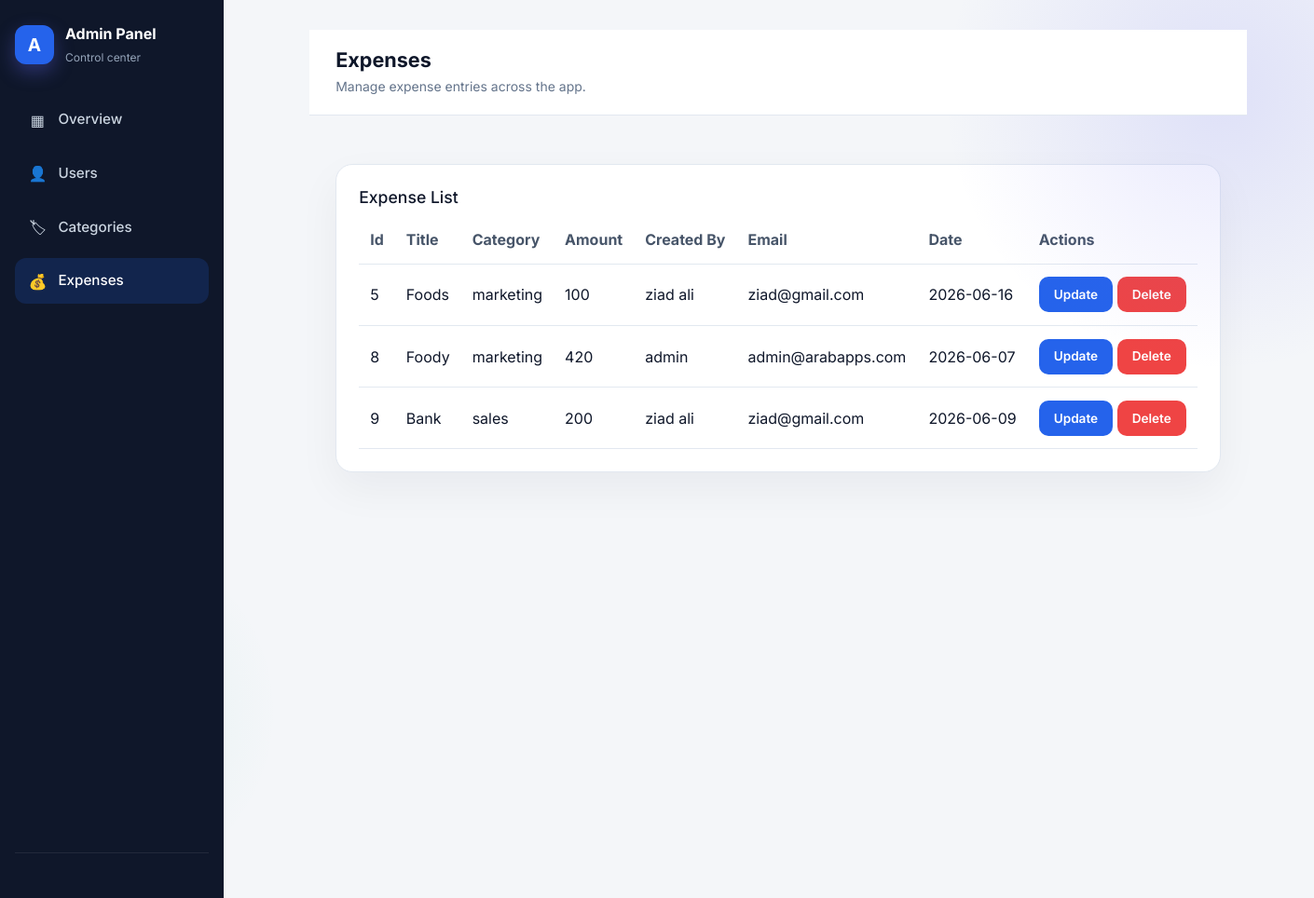
Page /admin/expenses.php (signed in) on the committed database.
### tables this page shows
CREATE TABLE `expenses` (
  `id` int(11) NOT NULL,
  `title` varchar(255) NOT NULL,
  `id_category` int(255) NOT NULL,
  `amount` int(255) NOT NULL,
  `date` date NOT NULL DEFAULT current_timestamp(),
  `id_user` int(11) NOT NULL
);

CREATE TABLE `category` (
  `id` int(11) NOT NULL,
  `name` varchar(255) NOT NULL
);

CREATE TABLE `users` (
  `id` int(11) NOT NULL,
  `name` varchar(255) NOT NULL,
  `password` int(20) NOT NULL,
  `email` varchar(255) NOT NULL,
  `id_role` int(11) NOT NULL
);

### expenses/all_expense.php (called while the page is built, shortened)
<?php
class Expense
{
    public function getAll()
    {
        $conn = new mysqli("localhost","root","","system");
        $result = $conn->query("SELECT * FROM expenses");
        $expenses = [];
        while($row = $result->fetch_assoc()) {
            $expenses[] = $row;
        }
        return $expenses;
    }
}
?>

### category/category.php (called while the page is built, shortened)
<?php
class Category{
    public function getById($id){
        $conn=new mysqli("localhost","root","","system");
        $select="SELECT * FROM category Where id=?";
        $stmt=$conn->prepare($select);
        $stmt->bind_param("i",$id);
        $stmt->execute();
        return $stmt->get_result()->fetch_assoc();
    }
}
?>

### admin/users/select.php (called while the page is built, shortened)
<?php
class User{
public function getById($id){
 $conn=new mysqli("localhost","root","","system");
 $select="SELECT * FROM users where id=?";
 $stmt=$conn->prepare($select);
 $stmt->bind_param('i',$id);
 $stmt->execute();
 return $stmt->get_result()->fetch_assoc();
}
}
?>

### admin/expenses.php (the view, shortened to what this page needs)
<?php
include "sidbar.php";
require ('../expenses/all_expense.php');
require ('../category/category.php');
require ('users/select.php');
$category = new Category();
$users=new User();
$expense  = new Expense();
$expenseData=$expense->getAll();
?>
    <div class="main admin-main">
      <header class="topbar admin-topbar">
        <div class="topbar-title">
          <h1 class="admin-title">Expenses</h1>
          <p class="admin-subtitle">Manage expense entries across the app.</p>
        </div>
      </header>
      <main class="content admin-content">
        <section class="view active" id="view-expenses">
          <article class="panel mt-4">
            <h2>Expense List</h2>
            <table class="admin-table">
              <thead>
                <tr>
                  <th>Id</th>
                  <th>Title</th>
                  <th>Category</th>
                  <th>Amount</th>
                  <th>Created By</th>
                  <th>Email</th>
                  <th>Date</th>
                  <th>Actions</th>
                </tr>
              </thead>
              <tbody id="adminExpenseTable">
                 <?php
                        foreach($expenseData as $data)
                        {
                            ?>
                            <tr>
                                <td><?= $data['id'] ?></td>
                                <td><?= $data['title'] ?></td>
                                <td>
                                    <?= $category->getById($data['id_category'])['name'] ?>
                                </td>
                                <td><?= $data['amount'] ?></td>
                                <td><?=$users->getById($data['id_user'])['name']?></td>
                                <td><?=$users->getById($data['id_user'])['email']?></td>
                                <td>
                                    <?= date('Y-m-d', strtotime($data['date'])) ?>
                                </td>
                                <td>
                                    <a
                                        href="?method=update&id=<?= $data['id'] ?>"
                                        class="btn btn-primary btn-sm"
                                    >
                                        Update
                                    </a>
                                    <a
                                        href="expenses/delete.php?id=<?= $data['id'] ?>"
                                        class="btn btn-danger btn-sm"
                                        onclick="return confirm('Are you sure?')"
                                    >
                                        Delete
                                    </a>
                                </td>
                            </tr>
                            <?php
                        }
                        ?>
              </tbody>
            </table>
          </article>
        </section>
      </main>
    </div>
  </div>
</body>
</html>

### admin/sidbar.php (shortened to what this page needs)
<!DOCTYPE html>
<html lang="en">
<head>
  <link href="https://cdnjs.cloudflare.com/ajax/libs/bootstrap/5.3.2/css/bootstrap.min.css" rel="stylesheet"/>
  <link href="https://cdnjs.cloudflare.com/ajax/libs/font-awesome/6.5.0/css/all.min.css" rel="stylesheet"/>
  <link href="../styles.css" rel="stylesheet"/>
  <link href="../css/auth.css" rel="stylesheet"/>
  <link href="../css/admin.css" rel="stylesheet"/>
</head>
<body>
  <div class="app admin-app">
    <aside class="sidebar admin-sidebar">
      <div class="sidebar-brand">
        <div class="brand-icon">A</div>
        <div>
          <strong>Admin Panel</strong>
          <span>Control center</span>
        </div>
      </div>
      <nav class="sidebar-nav admin-nav">
        <a href="overview.php" class="nav-item active"><span class="nav-icon">▦</span> Overview</a>
        <a href="users.php" class="nav-item"><span class="nav-icon">👤</span> Users</a>
        <a href="categories.php" class="nav-item"><span class="nav-icon">🏷</span> Categories</a>
        <a href="expenses.php" class="nav-item"><span class="nav-icon">💰</span> Expenses</a>
      </nav>
      <div class="sidebar-footer admin-sidebar-footer">
      </div>
    </aside>

### styles.css (style rules this page uses)
*, *::before, *::after { margin: 0; padding: 0; box-sizing: border-box; }
:root { --bg: #f4f6f9; --surface: #ffffff; --sidebar: #0f172a; --sidebar-text: #94a3b8; --sidebar-active: #ffffff; --text: #0f172a; --text-muted: #64748b; --border: #e2e8f0; --primary: #2563eb; --primary-hover: #1d4ed8; --primary-light: #eff6ff; --danger: #ef4444; --danger-light: #fef2f2; --success: #10b981; --radius: 10px; --radius-lg: 14px; --shadow: 0 1px 3px rgba(15, 23, 42, 0.08); --shadow-lg: 0 10px 30px rgba(15, 23, 42, 0.1); --font: 'Inter', sans-serif; --sidebar-width: 260px; }
body { font-family: var(--font); background: var(--bg); color: var(--text); line-height: 1.5; }
.app { display: flex; min-height: 100vh; }
.sidebar { width: var(--sidebar-width); background: var(--sidebar); color: var(--sidebar-text); display: flex; flex-direction: column; padding: 1.5rem; position: fixed; inset-block: 0; inset-inline-start: 0; z-index: 200; transition: transform 0.3s ease; }
.sidebar-brand { display: flex; align-items: center; gap: 0.85rem; margin-bottom: 2.5rem; }
.brand-icon { width: 42px; height: 42px; background: var(--primary); color: #fff; border-radius: var(--radius); display: grid; place-items: center; font-size: 1.25rem; font-weight: 700; }
.sidebar-brand strong { display: block; color: #fff; font-size: 1rem; }
.sidebar-brand span { font-size: 0.75rem; }
.sidebar-nav { display: flex; flex-direction: column; gap: 0.35rem; flex: 1; }
.nav-item { display: flex; align-items: center; gap: 0.75rem; padding: 0.75rem 1rem; background: none; border: none; border-radius: var(--radius); color: var(--sidebar-text); font-size: 0.95rem; font-weight: 500; cursor: pointer; text-align: start; transition: background 0.2s, color 0.2s; }
.sidebar-nav a { text-decoration: none; color: inherit; }
.nav-item.active { background: rgba(37, 99, 235, 0.2); color: var(--sidebar-active); }
.nav-icon { font-size: 1rem; width: 1.25rem; text-align: center; }
.sidebar-footer { padding-top: 1.5rem; border-top: 1px solid rgba(255, 255, 255, 0.08); }
.main { flex: 1; margin-inline-start: var(--sidebar-width); min-width: 0; }
.topbar { background: var(--surface); border-bottom: 1px solid var(--border); padding: 1.25rem 2rem; display: flex; align-items: center; gap: 1rem; position: sticky; top: 0; z-index: 50; }
.topbar-title { flex: 1; }
.topbar-title h1 { font-size: 1.35rem; font-weight: 700; }
.topbar-title p { font-size: 0.875rem; color: var(--text-muted); }
.content { padding: 1.75rem 2rem 2.5rem; }
.view { display: none; }
.view.active { display: block; }
.panel { background: var(--surface); border: 1px solid var(--border); border-radius: var(--radius-lg); padding: 1.5rem; box-shadow: var(--shadow); }
.btn { display: inline-flex; align-items: center; justify-content: center; padding: 0.65rem 1.25rem; border-radius: var(--radius); font-size: 0.9rem; font-weight: 600; cursor: pointer; border: none; transition: background 0.2s, transform 0.15s; text-decoration: none; }
.btn-primary { background: var(--primary); color: #fff; }
.btn-sm { padding: 0.55rem 1rem; font-size: 0.85rem; }
.btn-danger { background: var(--danger); color: #fff; }

### css/auth.css (style rules this page uses)
:root { --navy: #0F172A; --navy-light: #1E293B; --indigo: #6366F1; --indigo-dark: #4F46E5; --indigo-light: #EEF2FF; --slate: #64748B; --slate-light: #F1F5F9; --white: #FFFFFF; --success: #10B981; --warning: #F59E0B; --danger: #EF4444; --text-primary: #0F172A; --text-secondary: #64748B; --border: #E2E8F0; }
* { box-sizing: border-box; }
body { font-family: 'Inter', sans-serif; background: linear-gradient(135deg, #0F172A 0%, #1E3A5F 50%, #0F172A 100%); min-height: 100vh; display: flex; align-items: center; justify-content: center; padding: 2rem 1rem; position: relative; overflow: hidden; }
body::before { content: ''; position: absolute; width: 600px; height: 600px; background: radial-gradient(circle, rgba(99,102,241,0.15) 0%, transparent 70%); top: -200px; right: -200px; pointer-events: none; }
body::after { content: ''; position: absolute; width: 400px; height: 400px; background: radial-gradient(circle, rgba(16,185,129,0.08) 0%, transparent 70%); bottom: -100px; left: -100px; pointer-events: none; }
.brand-icon { width: 48px; height: 48px; background: linear-gradient(135deg, var(--indigo), var(--indigo-dark)); border-radius: 14px; display: flex; align-items: center; justify-content: center; color: white; font-size: 1.2rem; box-shadow: 0 8px 20px rgba(99,102,241,0.35); }

### rows in the picture
expenses: id "5", title "Foods", id_category.name "marketing", amount "100", id_user.name "ziad ali", id_user.email "ziad@gmail.com", date "2026-06-16"
expenses: id "8", title "Foody", id_category.name "marketing", amount "420", id_user.name "admin", id_user.email "admin@arabapps.com", date "2026-06-07"
expenses: id "9", title "Bank", id_category.name "sales", amount "200", id_user.name "ziad ali", id_user.email "ziad@gmail.com", date "2026-06-09"
